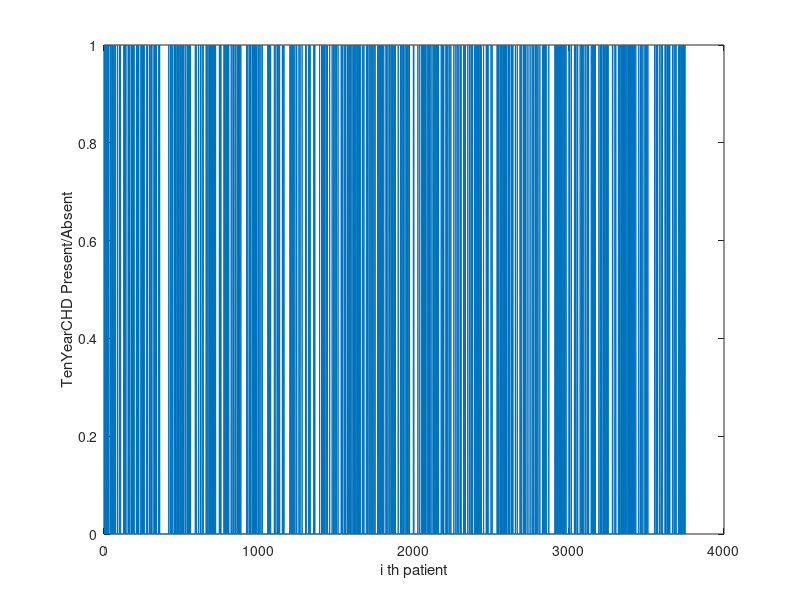
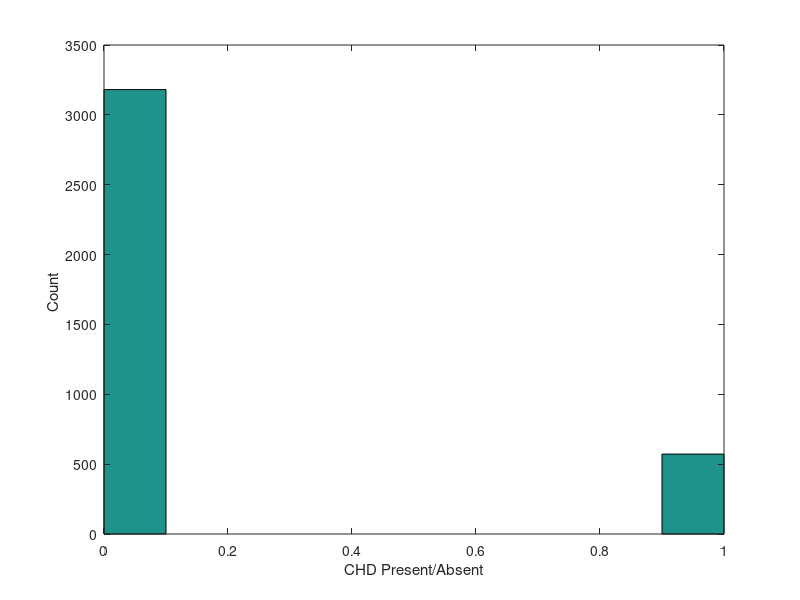

Recreate these plots in MATLAB, in order. (Note: this script raises an error after producing the figures.)
clc;
fprintf("--------------WELCOME TO THE HEART DISEASE PREDICTOR---------------\n");
data=csvread('data.csv');
figure(1);
plot(data(:,15));
ylabel("TenYearCHD Present/Absent");
xlabel("i th patient");
hold on;

[posind,pos]=find(data(:,15)==1);
figure(2);
hist(data(:,15));
xlim([0 1 ]);
xlabel("CHD Present/Absent");
ylabel("Count ");
hold on;

m=size(data,1);
%[bias(1),sex,age,cigsPerDay,totChol,sysBP,glucose]
X=[data(2:m,1),data(2:m,2),data(2:m,4),data(2:m,9),data(2:m,10),data(2:m,14)];
p=size(X,2);
size(X);
y=[data(2:m,15)];
m=m-1;
%-------------------------FSCALING----------------------------------------
features_to_be_scaled=X(:,2:p);
[features_to_be_scaled,diff_matrix]=featureScaling(features_to_be_scaled,size(features_to_be_scaled,1),size(features_to_be_scaled,2));
X=[X(:,1) features_to_be_scaled];

%-------------------------Test Train Split---------------------------------
X=[ones(m,1) X];
n=floor(0.7*m);
X_train=[X(1:n,:)];
y_train=[y(1:n,:)];
X_test=[X(n+1:m,:)];
y_test=[y(n+1:m,:)];
fprintf(['Train set size: %i %i\n'],size(X_train));

fprintf(['Test set size: %i %i\n'],size(X_test));

%------------------------Modelling Data----------------------------------------

initial_theta = zeros(p+1, 1);
options = optimset('GradObj', 'on', 'MaxIter', 400);

%  Run fminunc to obtain the optimal theta
%  This function will return theta and the cost 
[cost, grad] = costFunction(initial_theta, X_train, y_train);
fprintf('\nCost at test theta: %f \n', cost);
fprintf('Gradient at test theta: \n');
fprintf(' %f \n', grad);


[theta, cost] = ...
	fminunc(@(t)(costFunction(t, X_train, y_train)), initial_theta, options);

% Print theta to screen
fprintf('Cost at theta found by fminunc: %f\n', cost);
fprintf('theta: \n');
fprintf(' %f \n', theta);



%------------------------Predicting and Accuracy---------------------------------------


p = predict(theta, X_test);
fprintf('\nTrain Accuracy: %f\n', mean(double(p == y_test)) * 100);
plotConfusion(p,y_test);




